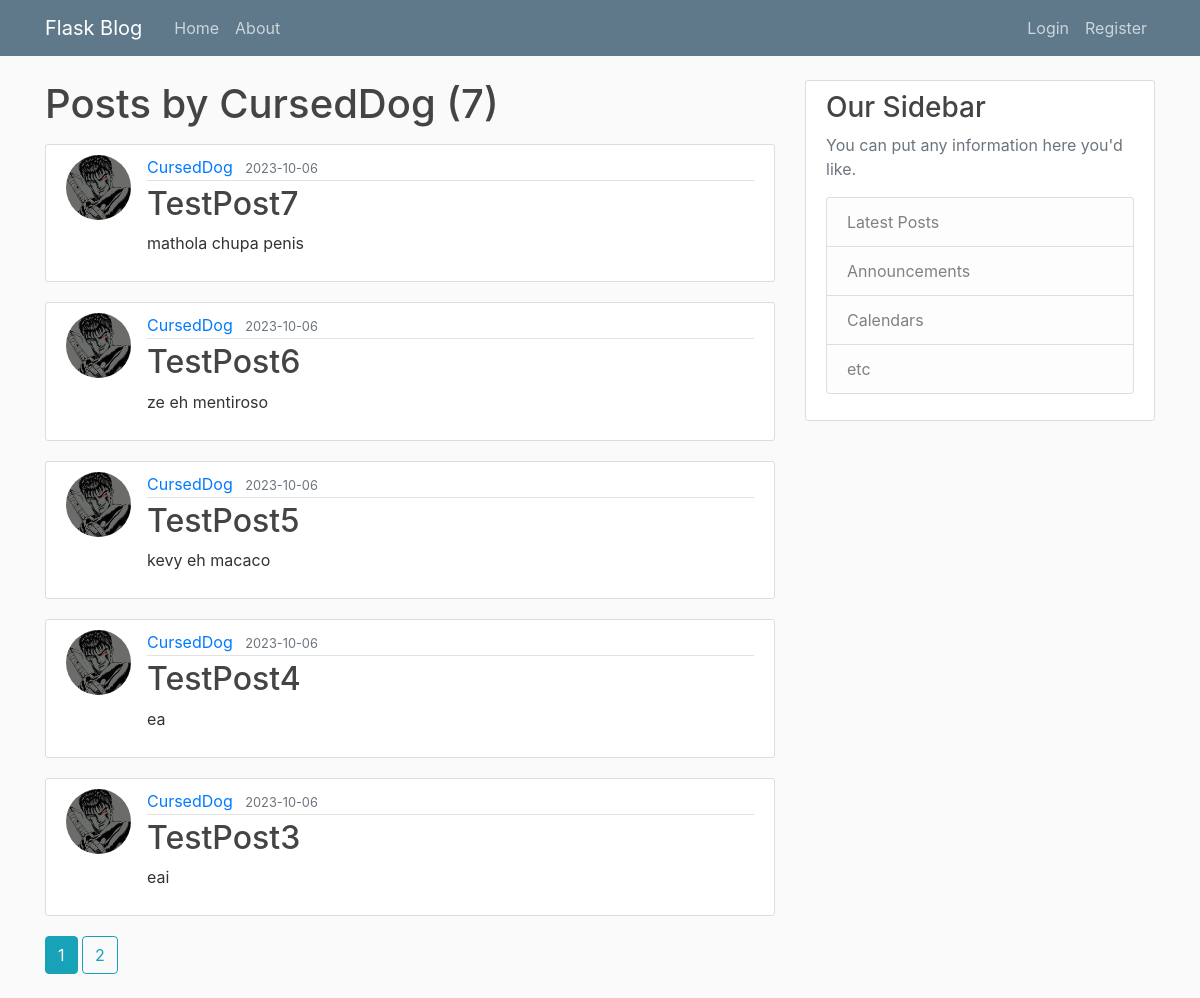
The app's page /user/CursedDog with its own data.
### flaskblog/models.py (models this page shows, shortened)
class User(db.Model, UserMixin):
    id = db.Column(db.Integer, primary_key=True)
    username = db.Column(db.String(20), unique=True, nullable=False)
    email = db.Column(db.String(120), unique=True, nullable=False)
    image_file = db.Column(db.String(20), nullable=False, default="default.jpg")
    password = db.Column(db.String(60), nullable=False)
    posts = db.relationship("Post", backref="author", lazy=True)

class Post(db.Model):
    id = db.Column(db.Integer, primary_key=True)
    title = db.Column(db.String(100), nullable=False)
    date_posted = db.Column(db.DateTime, nullable=False, default=datetime.utcnow)
    content = db.Column(db.Text, nullable=False)
    user_id = db.Column(db.Integer, db.ForeignKey("user.id"), nullable=False)

### flaskblog/routes.py (the view)
@app.route("/user/<string:username>")
def user_posts(username):
    page = request.args.get("page", 1, type=int)
    user = User.query.filter_by(username=username).first_or_404()
    posts = (
        Post.query.filter_by(author=user)
        .order_by(Post.date_posted.desc())
        .paginate(page=page, per_page=5)
    )
    return render_template("user_posts.html", posts=posts, user=user)

### flaskblog/templates/user_posts.html
{% extends "layout.html" %}
{% block content %}
    <h1 class="mb-3">Posts by {{ user.username }} ({{ posts.total }})</h1>
    {% for post in posts.items %}
        <article class="media content-section">
          <img class="rounded-circle article-img" src="{{ url_for('static', filename='profile_pics/' + post.author.image_file) }}">
          <div class="media-body">
            <div class="article-metadata">
              <a class="mr-2" href="{{ url_for('user_posts', username=post.author.username) }}">{{ post.author.username }}</a>
              <small class="text-muted">{{ post.date_posted.strftime('%Y-%m-%d') }}</small>
            </div>
            <h2><a class="article-title" href="{{ url_for('post', post_id=post.id) }}">{{ post.title }}</a></h2>
            <p class="article-content">{{ post.content }}</p>
          </div>
        </article>
    {% endfor %}
    {% for page_num in posts.iter_pages(left_edge=1, right_edge=1, left_current=1, right_current=2) %}
      {% if page_num %}
        {% if posts.page == page_num %}
          <a class="btn btn-info mb-4" href="{{ url_for('user_posts', username=user.username, page=page_num) }}">{{ page_num }}</a>
        {% else %}
          <a class="btn btn-outline-info mb-4" href="{{ url_for('user_posts', username=user.username, page=page_num) }}">{{ page_num }}</a>
        {% endif %}
      {% else %}
        ...
      {% endif %}
    {% endfor %}
{% endblock content %}

### flaskblog/Static/main.css (style rules this page uses)
body { background: #fafafa; color: #333333; margin-top: 5rem; }
h1, h2, h3, h4, h5, h6 { color: #444444; }
.content-section { background: #ffffff; padding: 10px 20px; border: 1px solid #dddddd; border-radius: 3px; margin-bottom: 20px; }
.article-title { color: #444444; }
.article-content { white-space: pre-line; }
.article-img { height: 65px; width: 65px; margin-right: 16px; }
.article-metadata { padding-bottom: 1px; margin-bottom: 4px; border-bottom: 1px solid #e3e3e3 }

### records on screen
User: username "CursedDog"
Post: image_file (picture), author.username "CursedDog", date_posted "2023-10-06", title "TestPost7", content "mathola chupa penis"
Post: image_file (picture), author.username "CursedDog", date_posted "2023-10-06", title "TestPost6", content "ze eh mentiroso"
Post: image_file (picture), author.username "CursedDog", date_posted "2023-10-06", title "TestPost5", content "kevy eh macaco"
Post: image_file (picture), author.username "CursedDog", date_posted "2023-10-06", title "TestPost4", content "ea"
Post: image_file (picture), author.username "CursedDog", date_posted "2023-10-06", title "TestPost3", content "eai"

### other values on screen
{{ posts.total }} "7"
{{ page_num }} "1"
{{ page_num }} "2"
